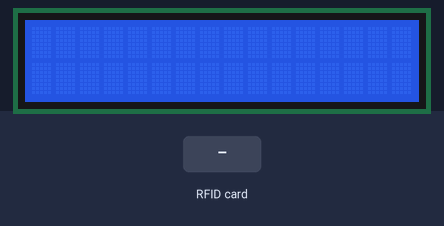
The sketch below on a simulated Arduino Uno, built with avr-gcc and run on an emulated ATmega328P. Parts: 16×2 character LCD. The test bench sets the inputs (shaded band). The local clock reads 2024-03-15 10:24:30 at power-on unless the sketch sets it; storage starts empty; what the sketch prints to the serial monitor is not drawn.

Above: at 1.3 s.
1.4 s: RFID card F3 05 9D AA held to the reader
At 2.9 s:
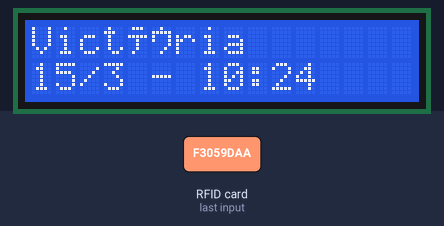
5.6 s: RFID card C3 BC 1A AD held to the reader
At 6.9 s:
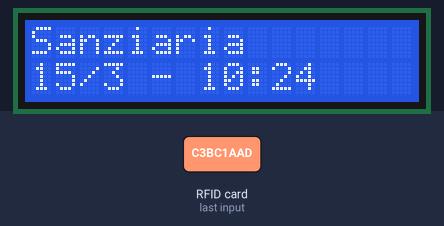
9.7 s: RFID card 63 6D 16 AD held to the reader
At 10.8 s:
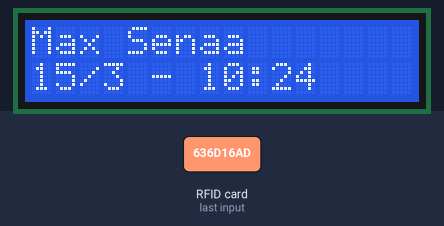
13.8 s: RFID card C3 BC 1A AD held to the reader
At 14.7 s:
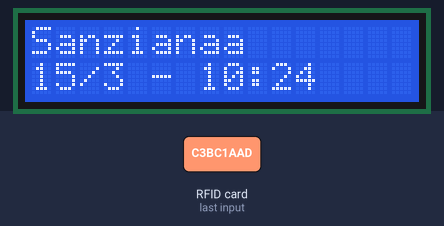
17.8 s: RFID card F3 05 9D AA held to the reader
At 21.6 s:
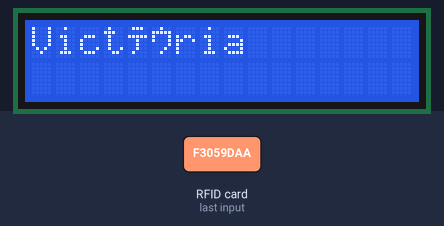
21.9 s: RFID card 63 6D 16 AD held to the reader
At 25.5 s:
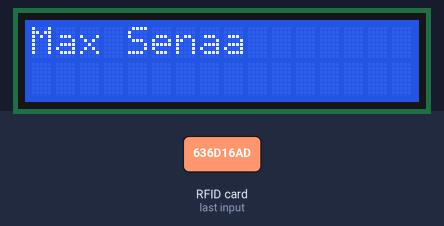
Timing chart, 0 to 26.9 s (numbered marks = the images above; inputs shaded):
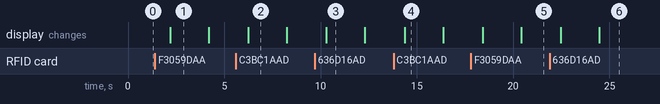

The sketch:

aeroponto.ino
```cpp
// Biblioteca Geral
#include <SPI.h>
// Bibliotecas para o RFID
#include <Wire.h>
#include <MFRC522.h>
//Biblioteca para SD card
#include <SD.h>
// Bilioteca para RTC
#include "RTClib.h"
// Biblioteca para o LCD
#include <LiquidCrystal.h>

#define SS_PIN 10     //Pino SDA
#define RST_PIN 9     //Pino de RESET
#define chipSelect 4  //Pino de conexão do pino CS do modulo SD

MFRC522 rfid(SS_PIN, RST_PIN);  //Passagem de parâmetros referente aos pinos para o RFID

RTC_DS1307 rtc;  //Objeto do tipo RTC_DS1307

LiquidCrystal disp(8,   // RS no digital 8
                   7,   // EN no digital 7
                   5,   // D4 no digital 5
                   4,   // D5 no digital 4
                   3,   // D6 no digital 3
                   2);  // D7 no digital 2

//Declaração dos dias da semana para o RTC
char daysOfTheWeek[7][12] = { "Domingo", "Segunda", "Terça", "Quarta", "Quinta", "Sexta", "Sábado" };

// Pinos referentes ao leds
const int redLED = 7;
const int greenLED = 8;

// Registro para guardar os nomes e as tags do RFID que será ligada a pessoa
struct AeroPoint {
  String tag, name;
  int validation;
};

// Inicialização do vetor do tipo AeroPoint
AeroPoint aeroPoint[7];

void setup() {
  // Inicialização das Bibliotecas
  Serial.begin(9600);
  Wire.begin();       // WIRE
  SPI.begin();        // Barramento SPI
  rfid.PCD_Init();    // MFRC522
  disp.begin(16, 2);  // LCD

  // Saídas
  pinMode(redLED, OUTPUT);
  pinMode(greenLED, OUTPUT);

  // Se o rtc não for inicializado
  if (!rtc.begin()) {
    Serial.println("DS1307 não encontrado");
    while (1)
      ;  // Sempre entre no loop
  }
  // Se o rtc não estiver rodando, configura
  if (!rtc.isrunning()) {
    rtc.adjust(DateTime(F(__DATE__), F(__TIME__)));
    Serial.println("DS1307 configurado");
  }

  // Inicia comunicacao com o modulo SD
  Serial.println("Iniciando SD card...");
  if (!SD.begin(chipSelect)) {
    Serial.println("Falha ao acessar o cartao !");
    return;
  }
  Serial.println("Inicialização completa.");

  // Preenchimento do vetor
  aeroPoint[0].name = "Victória";
  aeroPoint[0].tag = "F3:05:9D:AA";
  aeroPoint[1].name = "Sanzia";
  aeroPoint[1].tag = "C3:BC:1A:AD";
  aeroPoint[2].name = "Max Sena";
  aeroPoint[2].tag = "63:6D:16:AD";
  aeroPoint[3].name = "José";
  aeroPoint[3].tag = "A3:40:30:AD";
  aeroPoint[4].name = "Erick";
  aeroPoint[4].tag = "43:9F:95:AC";
  aeroPoint[5].name = "Paulo";
  aeroPoint[5].tag = "F3:89:AE:1B";
  aeroPoint[6].name = "Levy";
  aeroPoint[6].tag = "D3:0B:4D:11";

  for (int i = 0; i < 7; i++) {
    aeroPoint[i].validation = 0;
  }
}

void loop() {
  // Variável para verificação
  int veri;
  //Chama as funções
  veri = leituraRfid();
  verifyCheckIn(aeroPoint, veri);
  // Resetar o valor da validação, para esparar entrada e saída
  for(int i = 0; i < 7; i++){
    if(aeroPoint[i].validation > 2){
      aeroPoint[i].validation = 0;
    }
  }
}

// Função de validação e confirmação da tag RIFD
int leituraRfid() {
  int position;

  // Verifica se o cartão presente no leitor é diferente do último cartão lido. Caso não seja retorna para ler novamente
  if (!rfid.PICC_IsNewCardPresent() || !rfid.PICC_ReadCardSerial())
    return;

  /***Início do bloco responsável por gerar a tag RIFD lida***/
  String strID = "";
  for (byte i = 0; i < 4; i++) {
    strID +=
      (rfid.uid.uidByte[i] < 0x10 ? "0" : "") + String(rfid.uid.uidByte[i], HEX) + (i != 3 ? ":" : "");
  }
  strID.toUpperCase();
  /***Fim do bloco***/

  for (int i = 0; i < 7; i++) {
    // Verifica se a tag lida é igual a alguma tag já cadastrada
    if (strID.indexOf(aeroPoint[i].tag) >= 0) {
      logCard(aeroPoint, i); // chama a função para salvar no SD
      // Mostra no LCD
      disp.setCursor(0, 0);
      disp.print(aeroPoint[i].name);
      showDate();
      // Muda as variaveis para validação
      aeroPoint[i].validation += 1;
      position = i;
    }
  }

  rfid.PICC_HaltA();       // Parada da leitura do cartão
  rfid.PCD_StopCrypto1();  // Parada da criptografia no PCD

  return position;
}

//
void logCard(AeroPoint* person, int position) {
  digitalWrite(chipSelect, LOW);

  // Abre o arquivo datalog.txt
  File dataFile = SD.open("datalog.txt", FILE_WRITE);

  // Escreve no arquivo
  if (dataFile) {
    Serial.println("File opened ok");
    dataFile.print(person[position].name);
    dataFile.print(" - ");

    DateTime now = rtc.now();
    dataFile.print(daysOfTheWeek[now.dayOfTheWeek()]);
    dataFile.print(" - ");
    dataFile.print(now.day(), DEC);
    dataFile.print('/');
    dataFile.print(now.month(), DEC);
    dataFile.print('/');
    dataFile.print(now.year(), DEC);
    dataFile.print(" - ");
    dataFile.print(now.hour(), DEC);
    dataFile.print(':');
    dataFile.print(now.minute(), DEC);
    dataFile.print(':');
    dataFile.print(now.second(), DEC);
    dataFile.println();
    Serial.println("sucessfully written on SD card");
    dataFile.close();
  } else {
    Serial.println("error opening data.txt");
  }

  digitalWrite(chipSelect, HIGH);
}

// Verificação
void verifyCheckIn(AeroPoint* veri, int position) {
  if (veri[position].validation == 1) {
    digitalWrite(greenLED, HIGH);
    delay(2000);
    digitalWrite(greenLED, LOW);
    // Escrerve no LCD
    disp.setCursor(0, 1);
    disp.print("                ");
    disp.print("You're welcome!");
  } else {
    digitalWrite(redLED, HIGH);
    delay(2000);
    digitalWrite(redLED, LOW);
    // Escrerve no LCD
    disp.setCursor(0, 1);
    disp.print("                ");
    disp.println("You are late...");
  }
}

// Mostra data e hora no LCD
void showDate() {
  DateTime now = rtc.now();

  disp.setCursor(0, 1);
  disp.print(now.day(), DEC);
  disp.print('/');
  disp.print(now.month(), DEC);
  disp.print(" - ");
  disp.print(now.hour(), DEC);
  disp.print(':');
  disp.print(now.minute(), DEC);
}
```

Measured:
- after the input at 1.4 s, the display: changes after 0.79 s (image 1)
- after the input at 5.6 s, the display: changes after 0.65 s (image 2)
- after the input at 9.7 s, the display: changes after 0.60 s (image 3)
- after the input at 13.8 s, the display: changes after 0.56 s (image 4)
- after the input at 17.8 s, the display: first changes after 0.62 s (image 5 shows a later state)
- after the input at 21.9 s, the display: first changes after 0.57 s (image 6 shows a later state)
- what the display in image 1 shows lasts 2.0 s, from 2.2 s to 4.2 s
